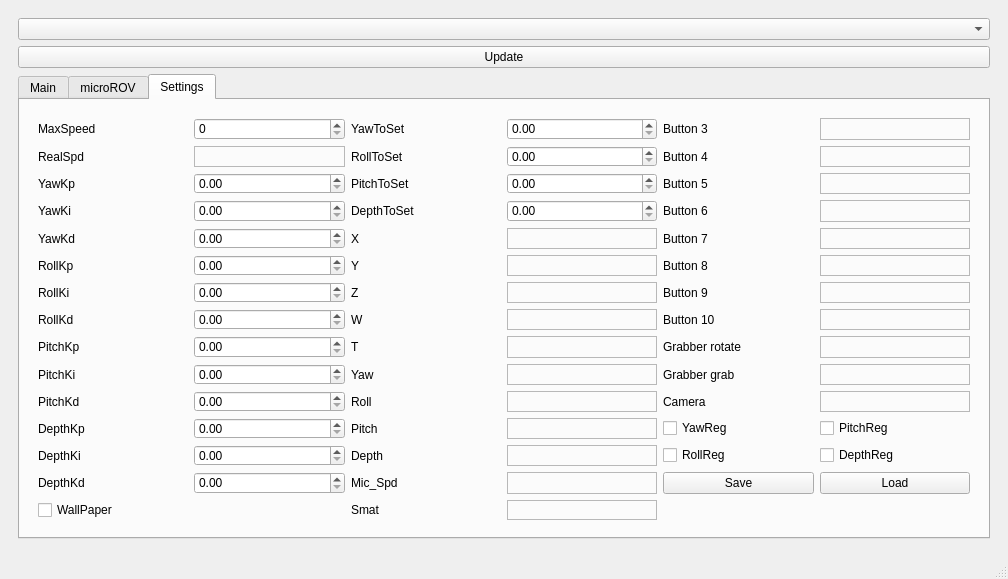
<?xml version="1.0" encoding="UTF-8"?>
<ui version="4.0">
 <class>MainWindow</class>
 <widget class="QMainWindow" name="MainWindow">
  <property name="geometry">
   <rect>
    <x>0</x>
    <y>0</y>
    <width>1008</width>
    <height>579</height>
   </rect>
  </property>
  <property name="sizePolicy">
   <sizepolicy hsizetype="Preferred" vsizetype="Preferred">
    <horstretch>0</horstretch>
    <verstretch>0</verstretch>
   </sizepolicy>
  </property>
  <property name="minimumSize">
   <size>
    <width>0</width>
    <height>0</height>
   </size>
  </property>
  <property name="baseSize">
   <size>
    <width>0</width>
    <height>0</height>
   </size>
  </property>
  <property name="windowTitle">
   <string>MainWindow</string>
  </property>
  <widget class="QWidget" name="centralwidget">
   <property name="maximumSize">
    <size>
     <width>16777215</width>
     <height>16777215</height>
    </size>
   </property>
   <layout class="QGridLayout" name="gridLayout">
    <item row="0" column="0">
     <widget class="QWidget" name="verticalWidget" native="true">
      <property name="sizePolicy">
       <sizepolicy hsizetype="Expanding" vsizetype="Ignored">
        <horstretch>0</horstretch>
        <verstretch>0</verstretch>
       </sizepolicy>
      </property>
      <layout class="QGridLayout" name="gridLayout_2">
       <item row="0" column="1">
        <widget class="QComboBox" name="camComboBox"/>
       </item>
       <item row="2" column="1">
        <widget class="QTabWidget" name="tabWidget">
         <property name="styleSheet">
          <string notr="true"/>
         </property>
         <property name="currentIndex">
          <number>2</number>
         </property>
         <widget class="QWidget" name="tab1">
          <attribute name="title">
           <string>Main</string>
          </attribute>
          <layout class="QGridLayout" name="gridLayout_4">
           <item row="0" column="0">
            <layout class="QGridLayout" name="gridLayout_3">
             <item row="0" column="0">
              <layout class="QHBoxLayout" name="horizontalLayout_2">
               <item>
                <widget class="QLabel" name="frame">
                 <property name="text">
                  <string/>
                 </property>
                </widget>
               </item>
               <item>
                <widget class="QWidget" name="verticalWidget_4" native="true">
                 <property name="sizePolicy">
                  <sizepolicy hsizetype="Maximum" vsizetype="Preferred">
                   <horstretch>0</horstretch>
                   <verstretch>0</verstretch>
                  </sizepolicy>
                 </property>
                 <layout class="QVBoxLayout" name="verticalLayout_4">
                  <item>
                   <widget class="QCheckBox" name="auto_send">
                    <property name="text">
                     <string>Autosend</string>
                    </property>
                   </widget>
                  </item>
                  <item>
                   <widget class="QPushButton" name="sendButton">
                    <property name="text">
                     <string>Start</string>
                    </property>
                   </widget>
                  </item>
                  <item>
                   <spacer name="verticalSpacer_2">
                    <property name="orientation">
                     <enum>Qt::Vertical</enum>
                    </property>
                    <property name="sizeType">
                     <enum>QSizePolicy::Minimum</enum>
                    </property>
                    <property name="sizeHint" stdset="0">
                     <size>
                      <width>20</width>
                      <height>40</height>
                     </size>
                    </property>
                   </spacer>
                  </item>
                  <item>
                   <widget class="QLabel" name="DataText_2">
                    <property name="text">
                     <string>Data:</string>
                    </property>
                   </widget>
                  </item>
                  <item>
                   <spacer name="horizontalSpacer_2">
                    <property name="orientation">
                     <enum>Qt::Horizontal</enum>
                    </property>
                    <property name="sizeType">
                     <enum>QSizePolicy::Maximum</enum>
                    </property>
                    <property name="sizeHint" stdset="0">
                     <size>
                      <width>190</width>
                      <height>1</height>
                     </size>
                    </property>
                   </spacer>
                  </item>
                  <item>
                   <widget class="QWidget" name="gridWidget" native="true">
                    <layout class="QGridLayout" name="gridLayout_6">
                     <item row="1" column="1">
                      <widget class="QLabel" name="RealSpd_Value2">
                       <property name="sizePolicy">
                        <sizepolicy hsizetype="Preferred" vsizetype="Fixed">
                         <horstretch>0</horstretch>
                         <verstretch>0</verstretch>
                        </sizepolicy>
                       </property>
                       <property name="frameShape">
                        <enum>QFrame::StyledPanel</enum>
                       </property>
                       <property name="text">
                        <string/>
                       </property>
                      </widget>
                     </item>
                     <item row="2" column="1">
                      <widget class="QCheckBox" name="PitchReg_Enabler2">
                       <property name="text">
                        <string>PitchReg</string>
                       </property>
                      </widget>
                     </item>
                     <item row="0" column="1">
                      <widget class="QSpinBox" name="MaxSpeed_Value2"/>
                     </item>
                     <item row="0" column="0">
                      <widget class="QLabel" name="label_31">
                       <property name="text">
                        <string>MaxSpeed</string>
                       </property>
                      </widget>
                     </item>
                     <item row="2" column="0">
                      <widget class="QCheckBox" name="YawReg_Enabler2">
                       <property name="text">
                        <string>YawReg</string>
                       </property>
                      </widget>
                     </item>
                     <item row="1" column="0">
                      <widget class="QLabel" name="label_32">
                       <property name="text">
                        <string>RealSpd</string>
                       </property>
                      </widget>
                     </item>
                     <item row="3" column="0">
                      <widget class="QCheckBox" name="RollReg_Enabler2">
                       <property name="text">
                        <string>RollReg</string>
                       </property>
                      </widget>
                     </item>
                     <item row="3" column="1">
                      <widget class="QCheckBox" name="DepthReg_Enabler2">
                       <property name="text">
                        <string>DepthReg</string>
                       </property>
                      </widget>
                     </item>
                    </layout>
                   </widget>
                  </item>
                 </layout>
                </widget>
               </item>
              </layout>
             </item>
            </layout>
           </item>
          </layout>
         </widget>
         <widget class="QWidget" name="tab2">
          <attribute name="title">
           <string>microROV</string>
          </attribute>
          <layout class="QGridLayout" name="gridLayout_8">
           <item row="0" column="0">
            <layout class="QVBoxLayout" name="verticalLayout_2">
             <item>
              <layout class="QHBoxLayout" name="horizontalLayout">
               <item>
                <widget class="QLabel" name="frame2">
                 <property name="text">
                  <string/>
                 </property>
                </widget>
               </item>
               <item>
                <widget class="QWidget" name="verticalWidget_3" native="true">
                 <property name="sizePolicy">
                  <sizepolicy hsizetype="Maximum" vsizetype="Preferred">
                   <horstretch>0</horstretch>
                   <verstretch>0</verstretch>
                  </sizepolicy>
                 </property>
                 <layout class="QVBoxLayout" name="verticalLayout_3">
                  <item>
                   <widget class="QRadioButton" name="baudrate9600RadioButton">
                    <property name="text">
                     <string>9600 BaudRate</string>
                    </property>
                    <property name="checked">
                     <bool>true</bool>
                    </property>
                   </widget>
                  </item>
                  <item>
                   <widget class="QRadioButton" name="baudrate115200RadioButton">
                    <property name="text">
                     <string>115200 BaudRate</string>
                    </property>
                   </widget>
                  </item>
                  <item>
                   <widget class="QLabel" name="COMPortText">
                    <property name="sizePolicy">
                     <sizepolicy hsizetype="Preferred" vsizetype="Minimum">
                      <horstretch>0</horstretch>
                      <verstretch>0</verstretch>
                     </sizepolicy>
                    </property>
                    <property name="text">
                     <string>COMPort:</string>
                    </property>
                   </widget>
                  </item>
                  <item>
                   <widget class="QLineEdit" name="COMPortLineEdit">
                    <property name="sizePolicy">
                     <sizepolicy hsizetype="Preferred" vsizetype="Fixed">
                      <horstretch>0</horstretch>
                      <verstretch>0</verstretch>
                     </sizepolicy>
                    </property>
                   </widget>
                  </item>
                  <item>
                   <widget class="QPushButton" name="startCOMButton">
                    <property name="text">
                     <string>Start</string>
                    </property>
                   </widget>
                  </item>
                  <item>
                   <spacer name="verticalSpacer">
                    <property name="orientation">
                     <enum>Qt::Vertical</enum>
                    </property>
                    <property name="sizeType">
                     <enum>QSizePolicy::Minimum</enum>
                    </property>
                    <property name="sizeHint" stdset="0">
                     <size>
                      <width>20</width>
                      <height>40</height>
                     </size>
                    </property>
                   </spacer>
                  </item>
                  <item>
                   <widget class="QLabel" name="DataText">
                    <property name="text">
                     <string>Data:</string>
                    </property>
                   </widget>
                  </item>
                  <item>
                   <spacer name="horizontalSpacer">
                    <property name="orientation">
                     <enum>Qt::Horizontal</enum>
                    </property>
                    <property name="sizeType">
                     <enum>QSizePolicy::Maximum</enum>
                    </property>
                    <property name="sizeHint" stdset="0">
                     <size>
                      <width>190</width>
                      <height>1</height>
                     </size>
                    </property>
                   </spacer>
                  </item>
                  <item>
                   <widget class="QLabel" name="dirData">
                    <property name="text">
                     <string>Direction: -1</string>
                    </property>
                   </widget>
                  </item>
                  <item>
                   <widget class="QLabel" name="powData">
                    <property name="text">
                     <string>MotorPower: -1</string>
                    </property>
                   </widget>
                  </item>
                  <item>
                   <widget class="QLabel" name="brightnessData">
                    <property name="text">
                     <string>LightBrightness: -1</string>
                    </property>
                   </widget>
                  </item>
                 </layout>
                </widget>
               </item>
              </layout>
             </item>
            </layout>
           </item>
          </layout>
         </widget>
         <widget class="QWidget" name="tab3">
          <property name="styleSheet">
           <string notr="true"/>
          </property>
          <attribute name="title">
           <string>Settings</string>
          </attribute>
          <layout class="QGridLayout" name="gridLayout_7">
           <item row="0" column="0">
            <widget class="QWidget" name="gridWidget" native="true">
             <property name="styleSheet">
              <string notr="true">None</string>
             </property>
             <layout class="QGridLayout" name="gridLayout_5">
              <item row="14" column="0">
               <widget class="QLabel" name="label_14">
                <property name="text">
                 <string>DepthKd</string>
                </property>
               </widget>
              </item>
              <item row="10" column="2">
               <widget class="QLabel" name="label_24">
                <property name="text">
                 <string>Yaw</string>
                </property>
               </widget>
              </item>
              <item row="15" column="2">
               <widget class="QLabel" name="label_39">
                <property name="text">
                 <string>Smat</string>
                </property>
               </widget>
              </item>
              <item row="15" column="0">
               <widget class="QCheckBox" name="checkBox">
                <property name="text">
                 <string>WallPaper</string>
                </property>
               </widget>
              </item>
              <item row="2" column="0">
               <widget class="QLabel" name="label_2">
                <property name="text">
                 <string>RealSpd</string>
                </property>
               </widget>
              </item>
              <item row="12" column="3">
               <widget class="QLabel" name="Pitch_Value">
                <property name="frameShape">
                 <enum>QFrame::StyledPanel</enum>
                </property>
                <property name="text">
                 <string/>
                </property>
               </widget>
              </item>
              <item row="11" column="1">
               <widget class="QDoubleSpinBox" name="PitchKd_Value"/>
              </item>
              <item row="2" column="3">
               <widget class="QDoubleSpinBox" name="RollToSet_Value"/>
              </item>
              <item row="8" column="5">
               <widget class="QLabel" name="Button_10_Value">
                <property name="frameShape">
                 <enum>QFrame::StyledPanel</enum>
                </property>
                <property name="text">
                 <string/>
                </property>
               </widget>
              </item>
              <item row="2" column="1">
               <widget class="QLabel" name="RealSpd_Value">
                <property name="frameShape">
                 <enum>QFrame::StyledPanel</enum>
                </property>
                <property name="text">
                 <string/>
                </property>
               </widget>
              </item>
              <item row="0" column="5">
               <widget class="QLabel" name="Button_3_Value">
                <property name="frameShape">
                 <enum>QFrame::StyledPanel</enum>
                </property>
                <property name="text">
                 <string/>
                </property>
               </widget>
              </item>
              <item row="6" column="0">
               <widget class="QLabel" name="label_6">
                <property name="text">
                 <string>RollKp</string>
                </property>
               </widget>
              </item>
              <item row="3" column="1">
               <widget class="QDoubleSpinBox" name="YawKp_Value"/>
              </item>
              <item row="12" column="1">
               <widget class="QDoubleSpinBox" name="DepthKp_Value"/>
              </item>
              <item row="5" column="5">
               <widget class="QLabel" name="Button_7_Value">
                <property name="frameShape">
                 <enum>QFrame::StyledPanel</enum>
                </property>
                <property name="text">
                 <string/>
                </property>
               </widget>
              </item>
              <item row="9" column="5">
               <widget class="QLabel" name="Grabber_rotate">
                <property name="frameShape">
                 <enum>QFrame::StyledPanel</enum>
                </property>
                <property name="text">
                 <string/>
                </property>
               </widget>
              </item>
              <item row="5" column="4">
               <widget class="QLabel" name="label_45">
                <property name="text">
                 <string>Button 7</string>
                </property>
               </widget>
              </item>
              <item row="9" column="2">
               <widget class="QLabel" name="label_23">
                <property name="text">
                 <string>T</string>
                </property>
               </widget>
              </item>
              <item row="8" column="0">
               <widget class="QLabel" name="label_8">
                <property name="text">
                 <string>RollKd</string>
                </property>
               </widget>
              </item>
              <item row="8" column="1">
               <widget class="QDoubleSpinBox" name="RollKd_Value"/>
              </item>
              <item row="14" column="1">
               <widget class="QDoubleSpinBox" name="DepthKd_Value"/>
              </item>
              <item row="13" column="0">
               <widget class="QLabel" name="label_13">
                <property name="text">
                 <string>DepthKi</string>
                </property>
               </widget>
              </item>
              <item row="12" column="2">
               <widget class="QLabel" name="label_26">
                <property name="text">
                 <string>Pitch</string>
                </property>
               </widget>
              </item>
              <item row="4" column="3">
               <widget class="QDoubleSpinBox" name="DepthToSet_Value"/>
              </item>
              <item row="5" column="0">
               <widget class="QLabel" name="label_5">
                <property name="text">
                 <string>YawKd</string>
                </property>
               </widget>
              </item>
              <item row="7" column="1">
               <widget class="QDoubleSpinBox" name="RollKi_Value"/>
              </item>
              <item row="3" column="2">
               <widget class="QLabel" name="label_17">
                <property name="text">
                 <string>PitchToSet</string>
                </property>
               </widget>
              </item>
              <item row="13" column="2">
               <widget class="QLabel" name="label_27">
                <property name="text">
                 <string>Depth</string>
                </property>
               </widget>
              </item>
              <item row="15" column="3">
               <widget class="QLabel" name="Smatyvolka_Value">
                <property name="frameShape">
                 <enum>QFrame::StyledPanel</enum>
                </property>
                <property name="text">
                 <string/>
                </property>
               </widget>
              </item>
              <item row="2" column="4">
               <widget class="QLabel" name="label_42">
                <property name="text">
                 <string>Button 4</string>
                </property>
               </widget>
              </item>
              <item row="7" column="5">
               <widget class="QLabel" name="Button_9_Value">
                <property name="frameShape">
                 <enum>QFrame::StyledPanel</enum>
                </property>
                <property name="text">
                 <string/>
                </property>
               </widget>
              </item>
              <item row="0" column="0">
               <widget class="QLabel" name="label">
                <property name="text">
                 <string>MaxSpeed</string>
                </property>
               </widget>
              </item>
              <item row="10" column="1">
               <widget class="QDoubleSpinBox" name="PitchKi_Value"/>
              </item>
              <item row="6" column="1">
               <widget class="QDoubleSpinBox" name="RollKp_Value"/>
              </item>
              <item row="5" column="1">
               <widget class="QDoubleSpinBox" name="YawKd_Value"/>
              </item>
              <item row="7" column="0">
               <widget class="QLabel" name="label_7">
                <property name="text">
                 <string>RollKi</string>
                </property>
               </widget>
              </item>
              <item row="14" column="2">
               <widget class="QLabel" name="label_28">
                <property name="text">
                 <string>Mic_Spd</string>
                </property>
               </widget>
              </item>
              <item row="4" column="5">
               <widget class="QLabel" name="Button_6_Value">
                <property name="frameShape">
                 <enum>QFrame::StyledPanel</enum>
                </property>
                <property name="text">
                 <string/>
                </property>
               </widget>
              </item>
              <item row="9" column="3">
               <widget class="QLabel" name="T_Value">
                <property name="frameShape">
                 <enum>QFrame::StyledPanel</enum>
                </property>
                <property name="text">
                 <string/>
                </property>
               </widget>
              </item>
              <item row="4" column="4">
               <widget class="QLabel" name="label_44">
                <property name="text">
                 <string>Button 6</string>
                </property>
               </widget>
              </item>
              <item row="3" column="3">
               <widget class="QDoubleSpinBox" name="PitchToSet_Value"/>
              </item>
              <item row="11" column="3">
               <widget class="QLabel" name="Roll_Value">
                <property name="frameShape">
                 <enum>QFrame::StyledPanel</enum>
                </property>
                <property name="text">
                 <string/>
                </property>
               </widget>
              </item>
              <item row="5" column="2">
               <widget class="QLabel" name="label_19">
                <property name="text">
                 <string>X</string>
                </property>
               </widget>
              </item>
              <item row="2" column="2">
               <widget class="QLabel" name="label_16">
                <property name="text">
                 <string>RollToSet</string>
                </property>
               </widget>
              </item>
              <item row="13" column="1">
               <widget class="QDoubleSpinBox" name="DepthKi_Value"/>
              </item>
              <item row="7" column="4">
               <widget class="QLabel" name="label_53">
                <property name="text">
                 <string>Button 9</string>
                </property>
               </widget>
              </item>
              <item row="3" column="5">
               <widget class="QLabel" name="Button_5_Value">
                <property name="frameShape">
                 <enum>QFrame::StyledPanel</enum>
                </property>
                <property name="text">
                 <string/>
                </property>
               </widget>
              </item>
              <item row="4" column="2">
               <widget class="QLabel" name="label_18">
                <property name="text">
                 <string>DepthToSet</string>
                </property>
               </widget>
              </item>
              <item row="8" column="2">
               <widget class="QLabel" name="label_22">
                <property name="text">
                 <string>W</string>
                </property>
               </widget>
              </item>
              <item row="6" column="2">
               <widget class="QLabel" name="label_20">
                <property name="text">
                 <string>Y</string>
                </property>
               </widget>
              </item>
              <item row="0" column="3">
               <widget class="QDoubleSpinBox" name="YawToSet_Value"/>
              </item>
              <item row="11" column="2">
               <widget class="QLabel" name="label_25">
                <property name="text">
                 <string>Roll</string>
                </property>
               </widget>
              </item>
              <item row="2" column="5">
               <widget class="QLabel" name="Button_4_Value">
                <property name="frameShape">
                 <enum>QFrame::StyledPanel</enum>
                </property>
                <property name="text">
                 <string/>
                </property>
               </widget>
              </item>
              <item row="10" column="3">
               <widget class="QLabel" name="Yaw_Value">
                <property name="frameShape">
                 <enum>QFrame::StyledPanel</enum>
                </property>
                <property name="text">
                 <string/>
                </property>
               </widget>
              </item>
              <item row="8" column="4">
               <widget class="QLabel" name="label_54">
                <property name="text">
                 <string>Button 10</string>
                </property>
               </widget>
              </item>
              <item row="12" column="0">
               <widget class="QLabel" name="label_12">
                <property name="text">
                 <string>DepthKp</string>
                </property>
               </widget>
              </item>
              <item row="9" column="1">
               <widget class="QDoubleSpinBox" name="PitchKp_Value"/>
              </item>
              <item row="11" column="0">
               <widget class="QLabel" name="label_11">
                <property name="text">
                 <string>PitchKd</string>
                </property>
               </widget>
              </item>
              <item row="3" column="4">
               <widget class="QLabel" name="label_43">
                <property name="text">
                 <string>Button 5</string>
                </property>
               </widget>
              </item>
              <item row="7" column="2">
               <widget class="QLabel" name="label_21">
                <property name="text">
                 <string>Z</string>
                </property>
               </widget>
              </item>
              <item row="13" column="3">
               <widget class="QLabel" name="Depth_Value">
                <property name="frameShape">
                 <enum>QFrame::StyledPanel</enum>
                </property>
                <property name="text">
                 <string/>
                </property>
               </widget>
              </item>
              <item row="0" column="2">
               <widget class="QLabel" name="label_15">
                <property name="text">
                 <string>YawToSet</string>
                </property>
               </widget>
              </item>
              <item row="14" column="3">
               <widget class="QLabel" name="Mic_Spd_Value">
                <property name="frameShape">
                 <enum>QFrame::StyledPanel</enum>
                </property>
                <property name="text">
                 <string/>
                </property>
               </widget>
              </item>
              <item row="0" column="4">
               <widget class="QLabel" name="label_41">
                <property name="text">
                 <string>Button 3</string>
                </property>
               </widget>
              </item>
              <item row="0" column="1">
               <widget class="QSpinBox" name="MaxSpeed_Value"/>
              </item>
              <item row="9" column="4">
               <widget class="QLabel" name="label_29">
                <property name="text">
                 <string>Grabber rotate</string>
                </property>
               </widget>
              </item>
              <item row="4" column="0">
               <widget class="QLabel" name="label_4">
                <property name="text">
                 <string>YawKi</string>
                </property>
               </widget>
              </item>
              <item row="6" column="5">
               <widget class="QLabel" name="Button_8_Value">
                <property name="frameShape">
                 <enum>QFrame::StyledPanel</enum>
                </property>
                <property name="text">
                 <string/>
                </property>
               </widget>
              </item>
              <item row="3" column="0">
               <widget class="QLabel" name="label_3">
                <property name="text">
                 <string>YawKp</string>
                </property>
               </widget>
              </item>
              <item row="6" column="4">
               <widget class="QLabel" name="label_46">
                <property name="text">
                 <string>Button 8</string>
                </property>
               </widget>
              </item>
              <item row="10" column="0">
               <widget class="QLabel" name="label_10">
                <property name="text">
                 <string>PitchKi</string>
                </property>
               </widget>
              </item>
              <item row="4" column="1">
               <widget class="QDoubleSpinBox" name="YawKi_Value"/>
              </item>
              <item row="9" column="0">
               <widget class="QLabel" name="label_9">
                <property name="text">
                 <string>PitchKp</string>
                </property>
               </widget>
              </item>
              <item row="5" column="3">
               <widget class="QLabel" name="X_Value">
                <property name="frameShape">
                 <enum>QFrame::StyledPanel</enum>
                </property>
                <property name="text">
                 <string/>
                </property>
               </widget>
              </item>
              <item row="6" column="3">
               <widget class="QLabel" name="Y_Value">
                <property name="frameShape">
                 <enum>QFrame::StyledPanel</enum>
                </property>
                <property name="text">
                 <string/>
                </property>
               </widget>
              </item>
              <item row="7" column="3">
               <widget class="QLabel" name="Z_Value">
                <property name="frameShape">
                 <enum>QFrame::StyledPanel</enum>
                </property>
                <property name="text">
                 <string/>
                </property>
               </widget>
              </item>
              <item row="8" column="3">
               <widget class="QLabel" name="W_Value">
                <property name="frameShape">
                 <enum>QFrame::StyledPanel</enum>
                </property>
                <property name="text">
                 <string/>
                </property>
               </widget>
              </item>
              <item row="14" column="4">
               <widget class="QPushButton" name="Save_Button">
                <property name="text">
                 <string>Save</string>
                </property>
               </widget>
              </item>
              <item row="14" column="5">
               <widget class="QPushButton" name="Load_Button">
                <property name="text">
                 <string>Load</string>
                </property>
               </widget>
              </item>
              <item row="13" column="5">
               <widget class="QCheckBox" name="DepthReg_Enabler">
                <property name="text">
                 <string>DepthReg</string>
                </property>
               </widget>
              </item>
              <item row="12" column="5">
               <widget class="QCheckBox" name="PitchReg_Enabler">
                <property name="text">
                 <string>PitchReg</string>
                </property>
               </widget>
              </item>
              <item row="13" column="4">
               <widget class="QCheckBox" name="RollReg_Enabler">
                <property name="text">
                 <string>RollReg</string>
                </property>
               </widget>
              </item>
              <item row="12" column="4">
               <widget class="QCheckBox" name="YawReg_Enabler">
                <property name="text">
                 <string>YawReg</string>
                </property>
               </widget>
              </item>
              <item row="11" column="4">
               <widget class="QLabel" name="label_30">
                <property name="text">
                 <string>Camera</string>
                </property>
               </widget>
              </item>
              <item row="11" column="5">
               <widget class="QLabel" name="Camera_Value">
                <property name="frameShape">
                 <enum>QFrame::StyledPanel</enum>
                </property>
                <property name="text">
                 <string/>
                </property>
               </widget>
              </item>
              <item row="10" column="4">
               <widget class="QLabel" name="label_33">
                <property name="text">
                 <string>Grabber grab</string>
                </property>
               </widget>
              </item>
              <item row="10" column="5">
               <widget class="QLabel" name="Grabber_grab">
                <property name="frameShape">
                 <enum>QFrame::StyledPanel</enum>
                </property>
                <property name="text">
                 <string/>
                </property>
               </widget>
              </item>
             </layout>
            </widget>
           </item>
          </layout>
         </widget>
        </widget>
       </item>
       <item row="1" column="1">
        <widget class="QPushButton" name="Update_Button">
         <property name="text">
          <string>Update</string>
         </property>
        </widget>
       </item>
      </layout>
     </widget>
    </item>
   </layout>
  </widget>
  <widget class="QMenuBar" name="menubar">
   <property name="geometry">
    <rect>
     <x>0</x>
     <y>0</y>
     <width>1008</width>
     <height>26</height>
    </rect>
   </property>
  </widget>
  <widget class="QStatusBar" name="statusbar"/>
 </widget>
 <resources/>
 <connections/>
</ui>
